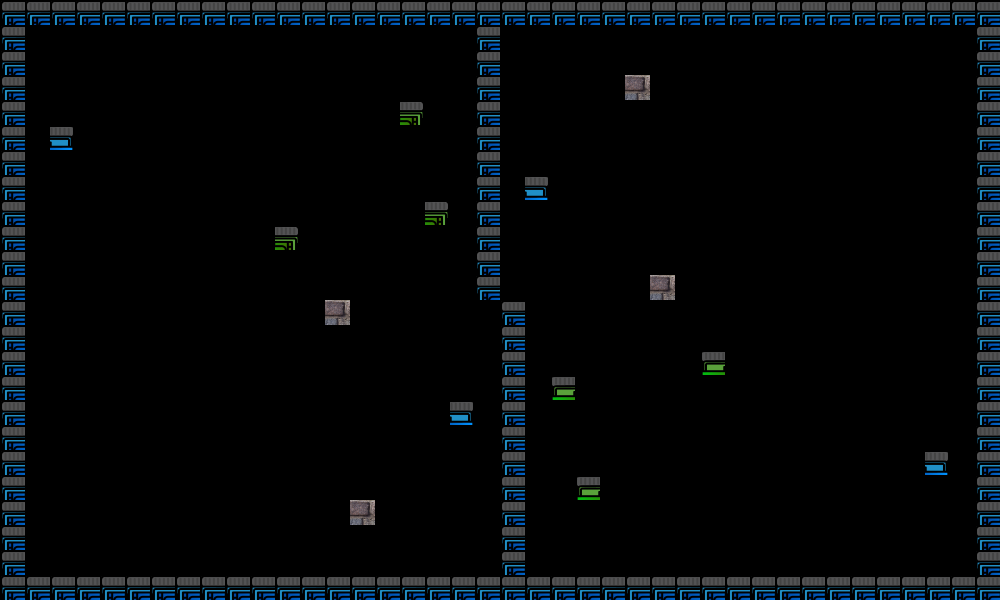

Rendered tile map (Tiled .tmx) drawn with the repository's tilesets; below, a short description and the full map source, tile grids included:
An orthogonal 40x24 tile map with 25x25 px tiles, 1 tile layer (layer 1).

<map version="1.9" tiledversion="1.9.2" orientation="orthogonal" renderorder="right-down" width="40" height="24" tilewidth="25" tileheight="25" infinite="0" nextlayerid="2" nextobjectid="1">
 <tileset firstgid="1" name="TankManObj" tilewidth="25" tileheight="25" tilecount="5" columns="5">
  <image source="../image/TankManObj.png" width="250" height="50" />
 </tileset>
 <layer id="1" name="layer 1" width="40" height="24">
  <data encoding="csv">
3,3,3,3,3,3,3,3,3,3,3,3,3,3,3,3,3,3,3,3,3,3,3,3,3,3,3,3,3,3,3,3,3,3,3,3,3,3,3,3,
3,0,0,0,0,0,0,0,0,0,0,0,0,0,0,0,0,0,0,3,0,0,0,0,0,0,0,0,0,0,0,0,0,0,0,0,0,0,0,3,
3,0,0,0,0,0,0,0,0,0,0,0,0,0,0,0,0,0,0,3,0,0,0,0,0,0,0,0,0,0,0,0,0,0,0,0,0,0,0,3,
3,0,0,0,0,0,0,0,0,0,0,0,0,0,0,0,0,0,0,3,0,0,0,0,0,5,0,0,0,0,0,0,0,0,0,0,0,0,0,3,
3,0,0,0,0,0,0,0,0,0,0,0,0,0,0,0,2,0,0,3,0,0,0,0,0,0,0,0,0,0,0,0,0,0,0,0,0,0,0,3,
3,0,4,0,0,0,0,0,0,0,0,0,0,0,0,0,0,0,0,3,0,0,0,0,0,0,0,0,0,0,0,0,0,0,0,0,0,0,0,3,
3,0,0,0,0,0,0,0,0,0,0,0,0,0,0,0,0,0,0,3,0,0,0,0,0,0,0,0,0,0,0,0,0,0,0,0,0,0,0,3,
3,0,0,0,0,0,0,0,0,0,0,0,0,0,0,0,0,0,0,3,0,4,0,0,0,0,0,0,0,0,0,0,0,0,0,0,0,0,0,3,
3,0,0,0,0,0,0,0,0,0,0,0,0,0,0,0,0,2,0,3,0,0,0,0,0,0,0,0,0,0,0,0,0,0,0,0,0,0,0,3,
3,0,0,0,0,0,0,0,0,0,0,2,0,0,0,0,0,0,0,3,0,0,0,0,0,0,0,0,0,0,0,0,0,0,0,0,0,0,0,3,
3,0,0,0,0,0,0,0,0,0,0,0,0,0,0,0,0,0,0,3,0,0,0,0,0,0,0,0,0,0,0,0,0,0,0,0,0,0,0,3,
3,0,0,0,0,0,0,0,0,0,0,0,0,0,0,0,0,0,0,3,0,0,0,0,0,0,5,0,0,0,0,0,0,0,0,0,0,0,0,3,
3,0,0,0,0,0,0,0,0,0,0,0,0,5,0,0,0,0,0,0,3,0,0,0,0,0,0,0,0,0,0,0,0,0,0,0,0,0,0,3,
3,0,0,0,0,0,0,0,0,0,0,0,0,0,0,0,0,0,0,0,3,0,0,0,0,0,0,0,0,0,0,0,0,0,0,0,0,0,0,3,
3,0,0,0,0,0,0,0,0,0,0,0,0,0,0,0,0,0,0,0,3,0,0,0,0,0,0,0,1,0,0,0,0,0,0,0,0,0,0,3,
3,0,0,0,0,0,0,0,0,0,0,0,0,0,0,0,0,0,0,0,3,0,1,0,0,0,0,0,0,0,0,0,0,0,0,0,0,0,0,3,
3,0,0,0,0,0,0,0,0,0,0,0,0,0,0,0,0,0,4,0,3,0,0,0,0,0,0,0,0,0,0,0,0,0,0,0,0,0,0,3,
3,0,0,0,0,0,0,0,0,0,0,0,0,0,0,0,0,0,0,0,3,0,0,0,0,0,0,0,0,0,0,0,0,0,0,0,0,0,0,3,
3,0,0,0,0,0,0,0,0,0,0,0,0,0,0,0,0,0,0,0,3,0,0,0,0,0,0,0,0,0,0,0,0,0,0,0,0,4,0,3,
3,0,0,0,0,0,0,0,0,0,0,0,0,0,0,0,0,0,0,0,3,0,0,1,0,0,0,0,0,0,0,0,0,0,0,0,0,0,0,3,
3,0,0,0,0,0,0,0,0,0,0,0,0,0,5,0,0,0,0,0,3,0,0,0,0,0,0,0,0,0,0,0,0,0,0,0,0,0,0,3,
3,0,0,0,0,0,0,0,0,0,0,0,0,0,0,0,0,0,0,0,3,0,0,0,0,0,0,0,0,0,0,0,0,0,0,0,0,0,0,3,
3,0,0,0,0,0,0,0,0,0,0,0,0,0,0,0,0,0,0,0,3,0,0,0,0,0,0,0,0,0,0,0,0,0,0,0,0,0,0,3,
3,3,3,3,3,3,3,3,3,3,3,3,3,3,3,3,3,3,3,3,3,3,3,3,3,3,3,3,3,3,3,3,3,3,3,3,3,3,3,3
  </data>
 </layer>
</map>
